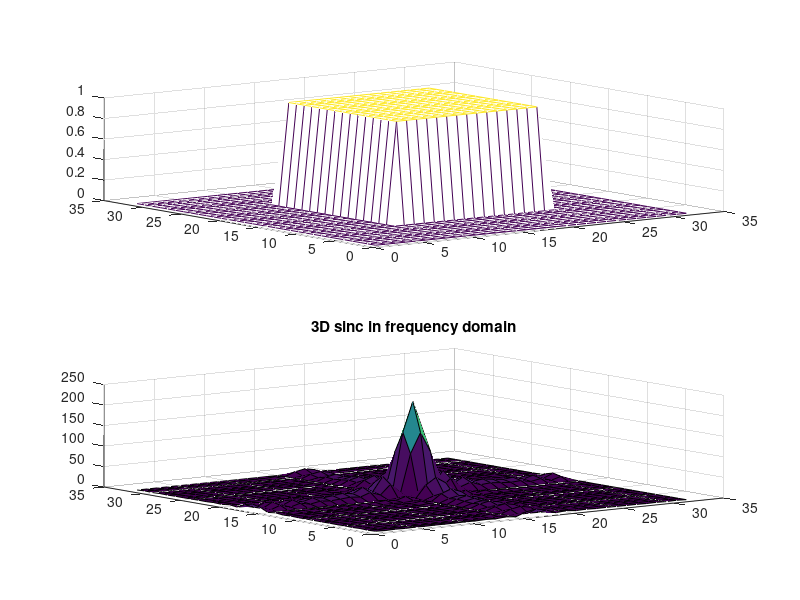

Recreate this plot in MATLAB.
x=zeros(32);
x(10:24,10:24)=ones(15);
subplot(2,1,1);
title('3D rectangular pulse');
mesh(x);
x=fft2(x);
x=fftshift(x);

%DC value is at the corner of the array
%let us move it at the middle
subplot(2,1,2);
surf(abs(x));
title('3D sinc in frequency domain');